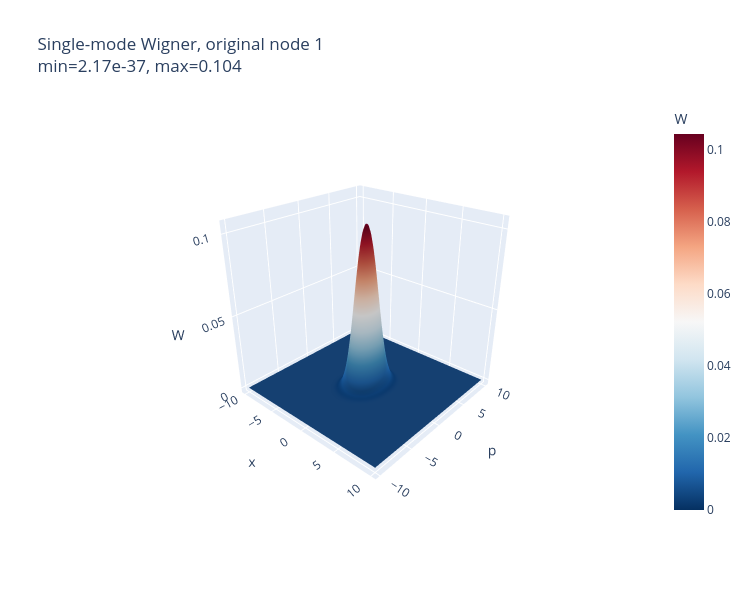
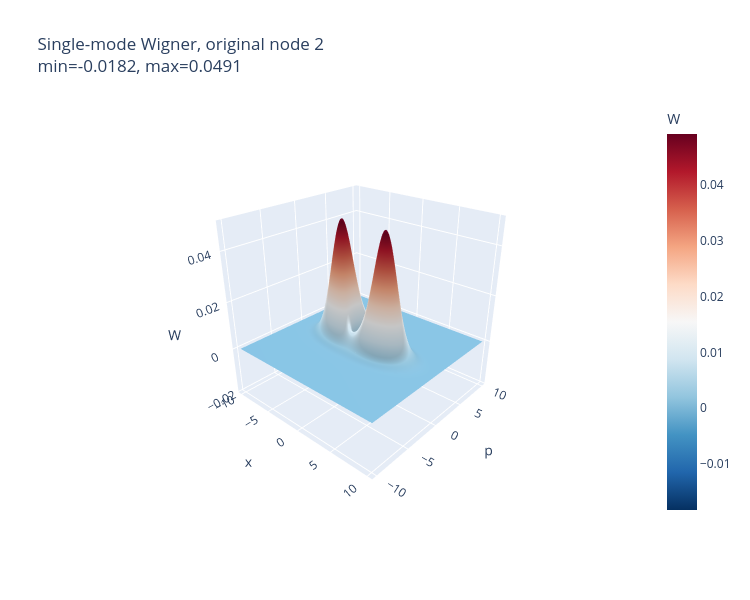

The cell these charts' notebook holds for them, in order:
### Code cell
# ============================================================
# Plot Wigner functions
# ============================================================

case_to_plot = "xff"   # choose: "noff", "pff", "xff"

V_plot, A_plot, _, _ = states[case_to_plot]

print("Plotting case:", case_to_plot)
print("Remaining original nodes:", R_labels)

for local_node in range(1, r + 1):
    original_node = R_labels[local_node - 1]

    X, P, W, V1, A1 = plot_single_mode_wigner_interactive(
        V_plot,
        A_plot,
        node=local_node,
        m_eff=r,
        original_label=original_node,
        xlim=10,
        n=160
    )

### Figure 1 — Plotly figure (JSON) as saved in the notebook; plotly's stock layout.template omitted (floating-point values rounded to 4 significant figures; data arrays with more than 128 entries replaced by an {"elided": "..."} marker saying what was removed)
{"data": [{"colorbar": {"title": {"text": "W"}}, "colorscale": [[0, "rgb(103,0,31)"], [0.1, "rgb(178,24,43)"], [0.2, "rgb(214,96,77)"], [0.3, "rgb(244,165,130)"], [0.4, "rgb(253,219,199)"], [0.5, "rgb(247,247,247)"], [0.6, "rgb(209,229,240)"], [0.7, "rgb(146,197,222)"], [0.8, "rgb(67,147,195)"], [0.9, "rgb(33,102,172)"], [1, "rgb(5,48,97)"]], "reversescale": true, "type": "surface", "x": {"elided": "160x160 float values"}, "y": {"elided": "160x160 float values"}, "z": {"elided": "160x160 float values"}}], "layout": {"height": 600, "scene": {"camera": {"eye": {"x": 1.6, "y": -1.8, "z": 1.2}}, "xaxis": {"title": {"text": "x"}}, "yaxis": {"title": {"text": "p"}}, "zaxis": {"title": {"text": "W"}}}, "title": {"text": "Single-mode Wigner, original node 1<br>min=2.17e-37, max=0.104"}, "width": 750}}

### Figure 2 — Plotly figure (JSON) as saved in the notebook; plotly's stock layout.template omitted (floating-point values rounded to 4 significant figures; data arrays with more than 128 entries replaced by an {"elided": "..."} marker saying what was removed)
{"data": [{"colorbar": {"title": {"text": "W"}}, "colorscale": [[0, "rgb(103,0,31)"], [0.1, "rgb(178,24,43)"], [0.2, "rgb(214,96,77)"], [0.3, "rgb(244,165,130)"], [0.4, "rgb(253,219,199)"], [0.5, "rgb(247,247,247)"], [0.6, "rgb(209,229,240)"], [0.7, "rgb(146,197,222)"], [0.8, "rgb(67,147,195)"], [0.9, "rgb(33,102,172)"], [1, "rgb(5,48,97)"]], "reversescale": true, "type": "surface", "x": {"elided": "160x160 float values"}, "y": {"elided": "160x160 float values"}, "z": {"elided": "160x160 float values"}}], "layout": {"height": 600, "scene": {"camera": {"eye": {"x": 1.6, "y": -1.8, "z": 1.2}}, "xaxis": {"title": {"text": "x"}}, "yaxis": {"title": {"text": "p"}}, "zaxis": {"title": {"text": "W"}}}, "title": {"text": "Single-mode Wigner, original node 2<br>min=-0.0182, max=0.0491"}, "width": 750}}
